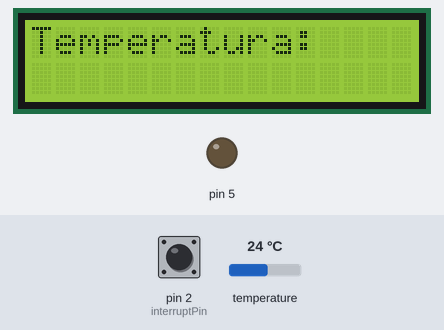
A sketch run on a simulated Arduino Uno, built with avr-gcc and run on an emulated ATmega328P. Shown: 16×2 character LCD, output pins drawn as LEDs (lit = HIGH). The inputs (shaded band) are chosen by the test bench; at power-on: pin 2 (interruptPin) HIGH, temperature 24 °C. Sleep ends after the set time or at an interrupt; what the sketch prints to the serial monitor is not drawn.

Above: at 1.2 s.
1.3 s: pin 2 (interruptPin) pulled LOW for 0.15 s
At 3.5 s:
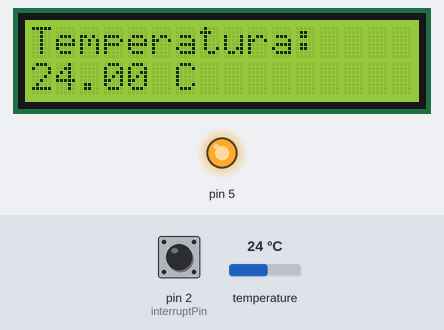
At 8.5 s:
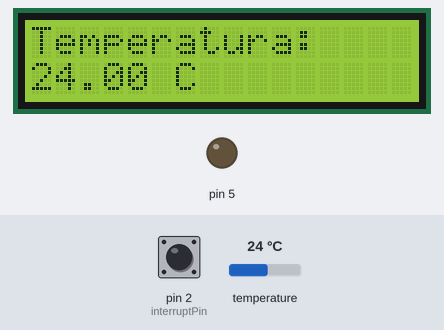
Timing chart, 0 to 10.0 s (numbered marks = the images above; inputs shaded):
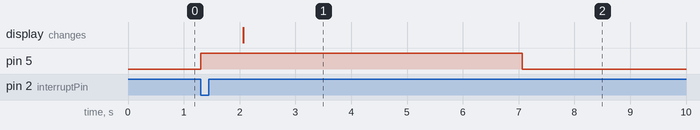

Measured:
- after the input at 1.3 s, pin 5: LOW → HIGH at once, → LOW 5.8 s later; the display: changes after 0.77 s (image 1)

The sketch:

SleepCuIntrerupereExterna.ino
```cpp
#include <LiquidCrystal.h>
#include <OneWire.h>
#include <DallasTemperature.h>

#include <avr/sleep.h> // Pentru sleep
#define interruptPin 2

//PIN DE DATE
#define ONE_WIRE_BUS 4

//Comunicare cu dispozitive oneWire (am doar unul conectat - senzorul de temperatura)
OneWire oneWire(ONE_WIRE_BUS);
DallasTemperature sensors(&oneWire);

//Initializare pini LCD
LiquidCrystal lcd(7, 8, 9, 10, 11, 12);

void setup() {
  Serial.begin(9600);
  lcd.begin(16, 2);
  lcd.setCursor(0, 0);
  // Afisarea unui mesaj pe LCD
  lcd.print("Temperatura:");
  sensors.begin();
  // Setam modul pentru pinul de intrerupere, este legat
  // la rezistenta de pullup interna a placutei ca sa fie
  // pe valoarea de 1 logic
  pinMode(interruptPin,INPUT_PULLUP);
  pinMode(5,OUTPUT);
  digitalWrite(5, LOW);
}


void Going_To_Sleep(){
    sleep_enable(); // Activare mod de sleep
    attachInterrupt(0, wakeUp, LOW); // Atasam intreruperea pe pinul digital 2
    digitalWrite(5, LOW);
    delay(500);
    set_sleep_mode(SLEEP_MODE_PWR_DOWN);// Setam modul de sleep
    sleep_cpu();//activam modul de sleep
    Serial.println("S-a dezactivat modul de sleep");
    //Serial.println(currentTime);
    digitalWrite(5, HIGH);
    sensors.requestTemperatures(); // CERERE TEMPERATURA
    lcd.setCursor(0, 12); // Plasare cursor pe LCD
    lcd.print(sensors.getTempCByIndex(0));
    lcd.print(" C");
    delay(5000); // Timpul pana la stingerea backlight-ului LCD-ului
    digitalWrite(5, LOW);
  }

void wakeUp(){
  Serial.println("Intrerupere Inregistrata");// Afisam mesaj ca am inregistrat intreruperea pe seriala
   sleep_disable();// Dezactivam modul de sleep
  detachInterrupt(0);
}

void loop() {
  Going_To_Sleep();
  delay(1000);
}
```
